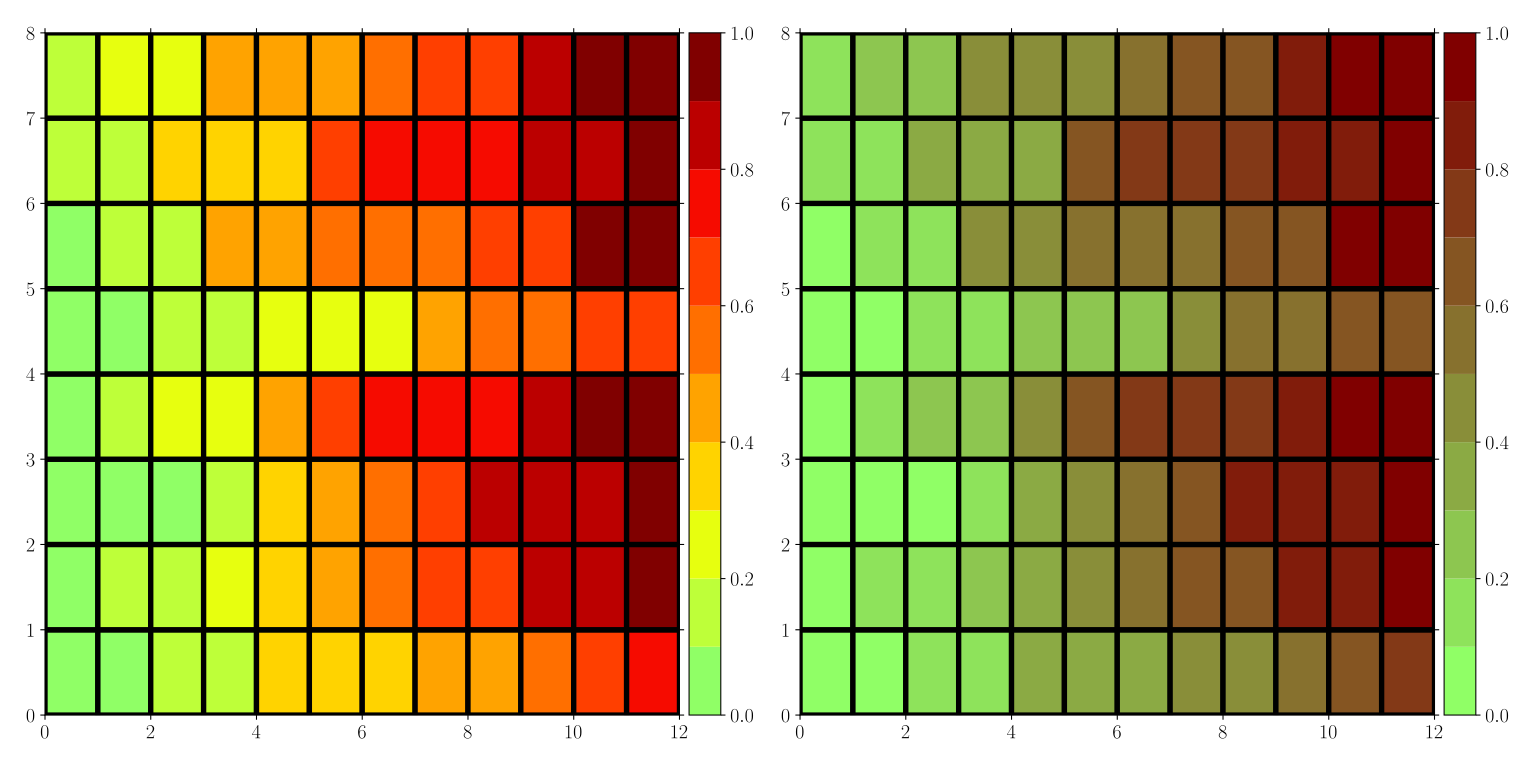

Python code for this plot:

import numpy as np
import matplotlib.pyplot as plt
import matplotlib as mpl

from mpl_toolkits.axes_grid1 import make_axes_locatable

plt.style.use(['goose', 'goose-latex'])

np.random.seed(1)
data = np.sort(np.random.rand(8,12))

fig, axes = plt.subplots(figsize=(16,8), ncols=2)

cmap = mpl.cm.jet(np.linspace(0,1,20))
cmap = mpl.colors.ListedColormap(cmap[10:,:-1])

ax   = axes[0]
c    = ax.pcolor(data, edgecolors='k', linewidths=4, cmap=cmap, vmin=0.0, vmax=1.0)
div  = make_axes_locatable(ax)
cax  = div.append_axes('right', size='5%', pad=0.1)
cbar = plt.colorbar(c, cax=cax)

cmap = mpl.cm.jet(np.linspace(0,1,20))
cmap = mpl.colors.LinearSegmentedColormap.from_list('test', [cmap[10,:-1], cmap[-1,:-1]], N=10)

ax   = axes[1]
c    = ax.pcolor(data, edgecolors='k', linewidths=4, cmap=cmap, vmin=0.0, vmax=1.0)
div  = make_axes_locatable(ax)
cax  = div.append_axes('right', size='5%', pad=0.1)
cbar = plt.colorbar(c, cax=cax)

plt.savefig('colormap-part.svg')
plt.show()

